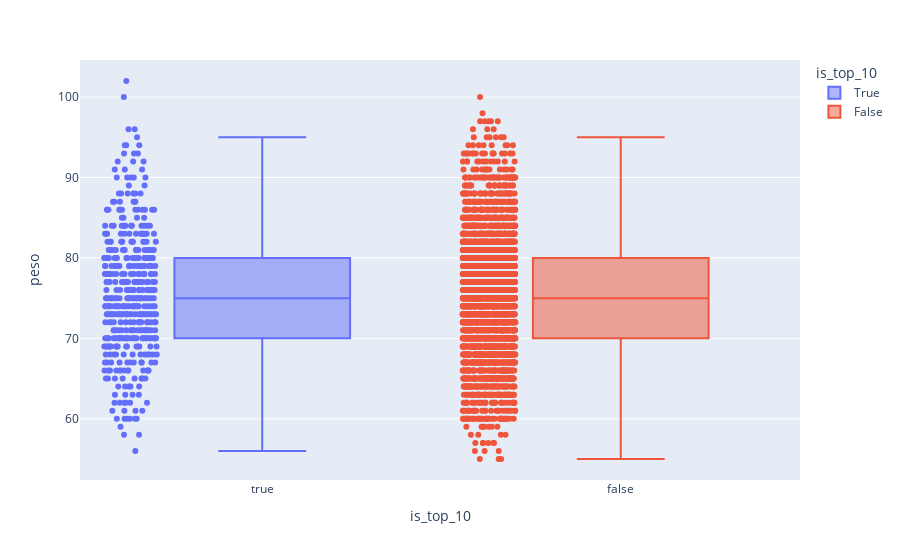

This figure's notebook cell:
### Markdown cell above
### question 1.3 - Peso

### Code cell
# TODO: boxplot del peso de jugadores top vs no top


px.box(
    data_frame= fp_mod,
    x = 'is_top_10',
    y = 'peso',
    color = 'is_top_10',
    points = 'all',
)

### Figure 1 — Plotly figure (JSON) as saved in the notebook; plotly's stock layout.template omitted (floating-point values rounded to 4 significant figures; data arrays with more than 128 entries replaced by an {"elided": "..."} marker saying what was removed)
{"data": [{"alignmentgroup": "True", "boxpoints": "all", "hovertemplate": "is_top_10=%{x}<br>peso=%{y}<extra></extra>", "legendgroup": "True", "marker": {"color": "#636efa"}, "name": "True", "notched": false, "offsetgroup": "True", "orientation": "v", "showlegend": true, "type": "box", "x": {"elided": "463 bool values"}, "x0": " ", "xaxis": "x", "y": {"elided": "463 int values"}, "y0": " ", "yaxis": "y"}, {"alignmentgroup": "True", "boxpoints": "all", "hovertemplate": "is_top_10=%{x}<br>peso=%{y}<extra></extra>", "legendgroup": "False", "marker": {"color": "#EF553B"}, "name": "False", "notched": false, "offsetgroup": "False", "orientation": "v", "showlegend": true, "type": "box", "x": {"elided": "4051 bool values"}, "x0": " ", "xaxis": "x", "y": {"elided": "4051 int values"}, "y0": " ", "yaxis": "y"}], "layout": {"boxmode": "overlay", "legend": {"title": {"text": "is_top_10"}, "tracegroupgap": 0}, "margin": {"t": 60}, "xaxis": {"anchor": "y", "categoryarray": [true, false], "categoryorder": "array", "domain": [0, 1], "title": {"text": "is_top_10"}}, "yaxis": {"anchor": "x", "domain": [0, 1], "title": {"text": "peso"}}}}
